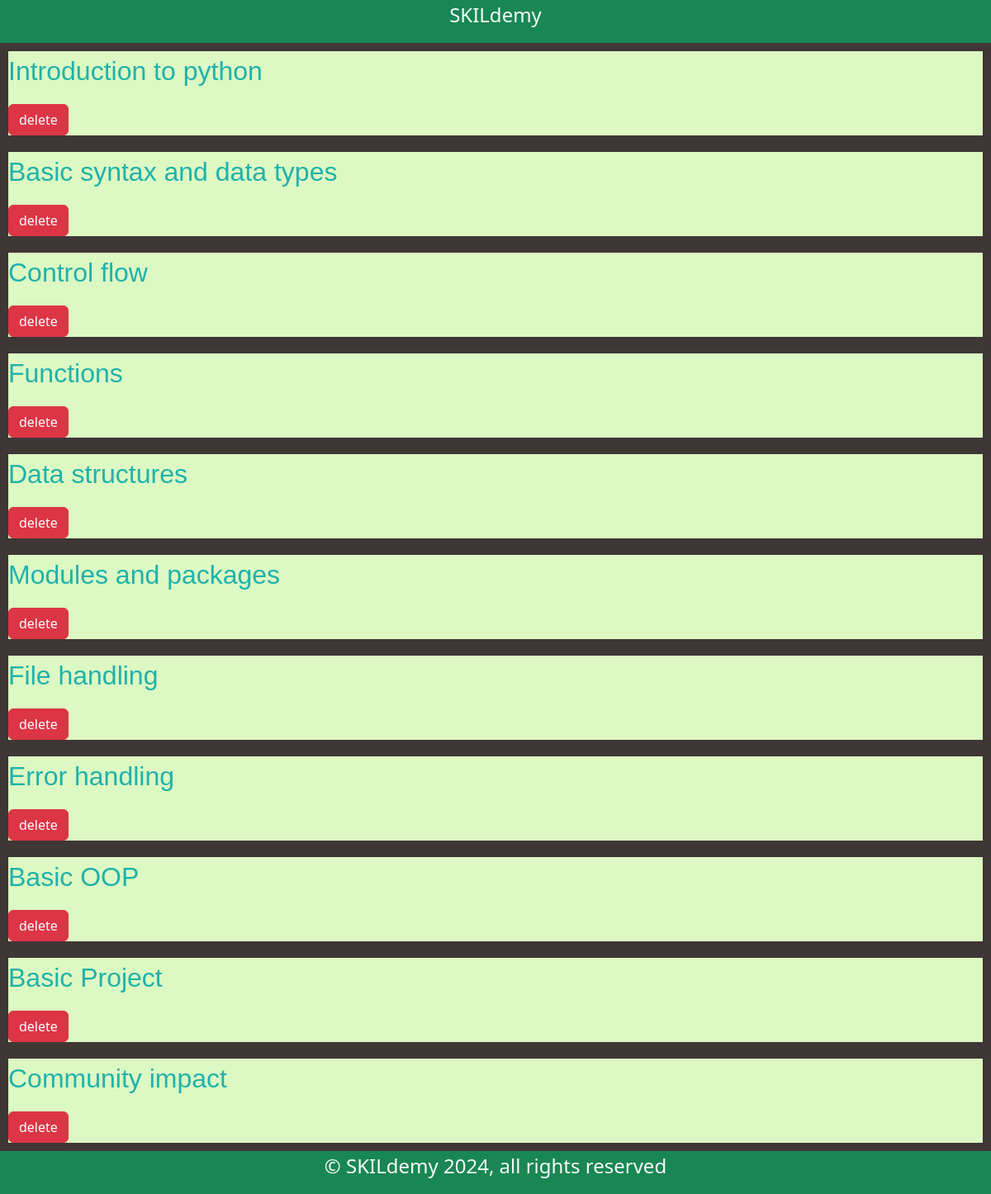
The page /ts_avail on the database its author committed.
### learning_platform/models/models.py (models this page shows)
class Topic(db.Model):
    __tablename__ = "topic"
    id = db.Column(
        db.String(36),
        primary_key=True,
        default=lambda: str(
            uuid.uuid4()))
    name = db.Column(db.String(255), nullable=False)
    desc = db.Column(db.String(500), nullable=True)
    created_at = db.Column(db.DateTime(timezone=True), default=func.now())
    sub_topics = db.relationship('SubTopic', backref='topic', lazy='dynamic')

### learning_platform/views/admin.py (the view)
@admin_bp.route('/ts_avail', methods=['GET'])
def ts_avail():
    cst = Topic.query.all()
    return render_template('content_management/delete_topic.html', cst=cst)

### learning_platform/templates/content_management/delete_topic.html (shortened to what this page needs)
<!DOCTYPE html>
<html lang="en">
<head>
    {% extends "base.html" %}
    {% block main %}
    {% for _item in cst|sort(attribute='created_at') %}
        <div style="
                    background-color: rgb(220, 248, 195);
                    margin-bottom: 25; border: 10px solid rgb(63, 54, 54);">
            <p class="fs-2 text-start" style="color: lightseagreen;
                    font-family: 'Lucida Sans', 'Lucida Sans Regular',
                    'Lucida Grande', 'Lucida Sans Unicode', Geneva,
                    Verdana, sans-serif;">
                {{ _item.name }}
            </p>
            <a class="btn btn-danger" href="{{ url_for('admin.del_topic', t_id=_item.id)}}">
                delete
            </a>
        </div>
    {% endfor %}
    {% endblock %}

### learning_platform/templates/base.html (shortened to what this page needs)
<!DOCTYPE html>
<html lang="en">
   <head>
  <link rel="stylesheet" href="{{ url_for('static', filename='css/bootstrap.min.css') }}">
  <link rel="stylesheet" href="{{ url_for('static', filename='css/style.css') }}">
   </head>
    <body class="d-flex flex-column vh-100">
      {% block body %}
      <header class="bg-success fs-4 text-light text-center">
        {% block header %} <p> SKILdemy</p> {% endblock header %}
      </header>
      <main class="flex-grow-1">
        {% block main %}{% endblock main %}
      </main>
      <footer class="bg-success text-center fs-4 text-light">{% block footer %} <p>&copy; SKILdemy 2024, all rights reserved</p> {% endblock footer %}</footer>
      {% endblock %}
    </body>
</html>

### learning_platform/static/css/style.css (style rules this page uses)
body { background-color: rgb(23, 24, 23); }
header { display: flex; flex-direction: column; justify-content: center; align-items: center; }
footer { background-color: rgb(39, 32, 32); }

### rows shown on the page
Topic: name "Introduction to python"
Topic: name "Basic syntax and data types"
Topic: name "Control flow"
Topic: name "Functions"
Topic: name "Data structures"
Topic: name "Modules and packages"
Topic: name "File handling"
Topic: name "Error handling"
Topic: name "Basic OOP"
Topic: name "Basic Project"
Topic: name "Community impact"
